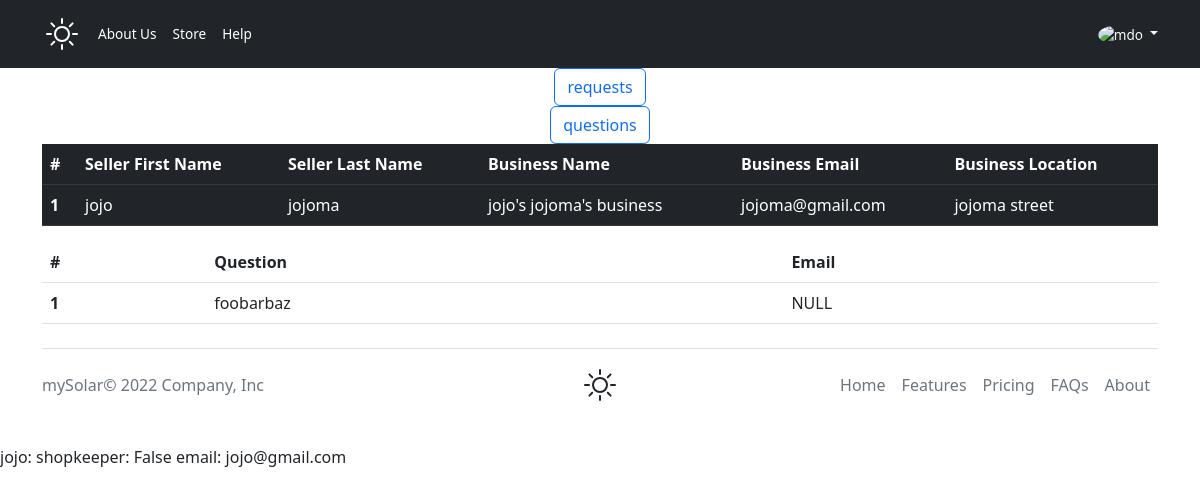
The app's page /requestsAndQuestions (signed in) with its own data.
### mySolarApp/models.py (models this page shows)
class sellerRequests(models.Model):
    sellerAcc = models.OneToOneField(User, on_delete=models.CASCADE)
    sellerFName = models.CharField(max_length=24, blank=False)
    sellerLName = models.CharField(max_length=24, blank=False)
    businessEmail = models.EmailField(blank=False)
    businessContact = models.CharField(max_length=15, blank=False)
    name = models.CharField(max_length=64, unique=True, blank=False)
    location = models.CharField(max_length=128, blank=False)
    bio = models.CharField(max_length=1000, blank=False)
    identification = models.CharField(max_length=13, unique=True, blank=False)

class userQuestions(models.Model):
    email = models.EmailField(blank=True)
    question = models.CharField(max_length=1000, blank=False, unique=True)
    is_FAQ = models.BooleanField(default=False)

class User(AbstractUser):
    beSellerFormSubmitted = models.BooleanField(default=False)
    contact_info = models.CharField(max_length=15, blank=True)
    is_shopkeeper = models.BooleanField(default=False)
    def __str__(self):
        return f'{self.username}: shopkeeper: {self.is_shopkeeper} email: {self.email}'

### mySolarApp/views.py (the view)
# urls.py: path("requestsAndQuestions", requestsAndQuestions, name="requests"),
@login_required
def requestsAndQuestions(request):
    if request.user.is_staff == False or request.user.is_superuser == False:
        return render(request, "mySolar/fail.html", {'message': "You are not permitted here."})
    else:
        requests = sellerRequests.objects.all()
        QUESTIONS = userQuestions.objects.all()
        return render(request, "mySolar/requestsAndQuestions.html", {"requests": requests, "questions": QUESTIONS})

### mySolarApp/templates/mySolar/requestsAndQuestions.html (shortened to what this page needs)
{% extends 'mySolar/layout.html' %}
{% block body %}
<div>
    <button class="btn btn-outline-primary d-block mx-auto text-center d-inline">requests</button>
    <button class="btn btn-outline-primary d-block mx-auto text-center d-inline">questions</button>
</div>
<div class="requests">
    <table class="table table-hover table-dark">
        <thead>
            <tr>
                <th scope="col">#</th>
                <th scope="col">Seller First Name</th>
                <th scope="col">Seller Last Name</th>
                <th scope="col">Business Name</th>
                <th scope="col">Business Email</th>
                <th scope="col">Business Location</th>
            </tr>
        </thead>
        <tbody>
            {% for seller in requests %}
            <tr>
                <th scope="row">{{ seller.pk }}</th>
                <td>{{seller.sellerFName}}</td>
                <td>{{seller.sellerLName}}</td>
                <td>{{seller.name}}</td>
                <td>{{seller.businessEmail}}</td>
                <td>{{seller.location}}</td>
            </tr>
            {% endfor %}
        </tbody>
    </table>
</div>
<div class="questions">
    <table class="table table-hover">
        <thead>
            <tr>
                <th scope="col">#</th>
                <th scope="col">Question</th>
                <th scope="col">Email</th>
            </tr>
        </thead>
        <tbody>
            {% for question in questions %}
            <tr>
                <th scope="row">{{ question.pk }}</th>
                <td>{{question.question}}</td>
                {% if question.email == '' %}
                <td>NULL</td>
                {% else %}
                <td>{{question.email}}</td>
                {% endif %}
            </tr>
            {% endfor %}
        </tbody>
    </table>
</div>
{% endblock %}

### mySolarApp/templates/mySolar/layout.html (shortened to what this page needs)
<!DOCTYPE html>
<html>
<head>
  {% load static %}
  <link href="https://cdn.jsdelivr.net/npm/bootstrap@5.2.0-beta1/dist/css/bootstrap.min.css" rel="stylesheet"
 />
  <link rel="stylesheet" href="{% static 'mySolar/index.css' %}" />
</head>
<body>
  {% if request.user.is_authenticated == False %}
  <header id="UNAUTHORIZED" class="p-3 bg-dark text-white">
    <div class="container text-small">
      <div class="d-flex flex-wrap align-items-center justify-content-center justify-content-lg-start">
        <a href="/" class="d-flex align-items-center mb-2 mb-lg-0 text-white text-decoration-none">
          <svg xmlns="http://www.w3.org/2000/svg" class="bi me-2" width="40" height="32" role="img" aria-label="mySolar"
            fill="currentColor" class="bi bi-brightness-high" viewBox="0 0 16 16">
            <path
              d="M8 11a3 3 0 1 1 0-6 3 3 0 0 1 0 6zm0 1a4 4 0 1 0 0-8 4 4 0 0 0 0 8zM8 0a.5.5 0 0 1 .5.5v2a.5.5 0 0 1-1 0v-2A.5.5 0 0 1 8 0zm0 13a.5.5 0 0 1 .5.5v2a.5.5 0 0 1-1 0v-2A.5.5 0 0 1 8 13zm8-5a.5.5 0 0 1-.5.5h-2a.5.5 0 0 1 0-1h2a.5.5 0 0 1 .5.5zM3 8a.5.5 0 0 1-.5.5h-2a.5.5 0 0 1 0-1h2A.5.5 0 0 1 3 8zm10.657-5.657a.5.5 0 0 1 0 .707l-1.414 1.415a.5.5 0 1 1-.707-.708l1.414-1.414a.5.5 0 0 1 .707 0zm-9.193 9.193a.5.5 0 0 1 0 .707L3.05 13.657a.5.5 0 0 1-.707-.707l1.414-1.414a.5.5 0 0 1 .707 0zm9.193 2.121a.5.5 0 0 1-.707 0l-1.414-1.414a.5.5 0 0 1 .707-.707l1.414 1.414a.5.5 0 0 1 0 .707zM4.464 4.465a.5.5 0 0 1-.707 0L2.343 3.05a.5.5 0 1 1 .707-.707l1.414 1.414a.5.5 0 0 1 0 .708z" />
          </svg>
        </a>
        <ul class="nav col-12 col-lg-auto me-lg-auto mb-2 justify-content-center mb-md-0">
          <li>
            <a href="{% url 'about' %}" class="nav-link px-2 text-white">About Us</a>
          </li>
          <li>
            <a href="{% url 'shop' %}" class="nav-link px-2 text-white">Store</a>
          </li>
          <li>
            <a href="{% url 'help' %}" class="nav-link px-2 text-white">Help</a>
          </li>
          <li><a href="#" class="nav-link px-2 text-white">Cart</a></li>
        </ul>
        <div class="text-end">
          <a href="{% url 'login' %}"><button type="button" class="btn btn-outline-light me-2">
              Login
            </button></a>
          <a href="{% url 'register' %}"><button type="button" class="btn btn-warning">Sign-up</button></a>
        </div>
      </div>
    </div>
  </header>
  {% elif request.user.is_shopkeeper == False %}
  <header id="AUTHORIZED_BUYER" class="p-3 bg-dark text-white">
    <div class="container text-small">
      <div class="d-flex flex-wrap align-items-center justify-content-center justify-content-lg-start">
        <a href="/" class="d-flex align-items-center mb-2 mb-lg-0 text-white text-decoration-none">
        </a>
        <ul class="nav col-12 col-lg-auto me-lg-auto mb-2 justify-content-center mb-md-0">
          <li>
            <a href="{% url 'about' %}" class="nav-link px-2 text-white">About Us</a>
          </li>
          <li>
            <a href="{% url 'shop' %}" class="nav-link px-2 text-white">Store</a>
          </li>
          <li>
            <a href="{% url 'help' %}" class="nav-link px-2 text-white">Help</a>
          </li>
        </ul>
        <div class="dropdown text-end">
          <a href="#" class="d-block link-light text-decoration-none dropdown-toggle" id="dropdownUser1"
            data-bs-toggle="dropdown" aria-expanded="false">
            <img src="https://github.com/mdo.png" alt="mdo" width="32" height="32" class="rounded-circle" />
          </a>
        </div>
      </div>
    </div>
  </header>
  {% endif %}
  <main class="container">{% block body %} {% endblock %}</main>
</body>
<div class="container">
  <footer class="d-flex flex-wrap justify-content-between align-items-center py-3 my-4 border-top">
    <p class="col-md-4 mb-0 text-muted">mySolar© 2022 Company, Inc</p>
    <a href="/"
      class="col-md-4 d-flex align-items-center justify-content-center mb-3 mb-md-0 me-md-auto link-dark text-decoration-none">
    </a>
    <ul class="nav col-md-4 justify-content-end">
      <li class="nav-item">
        <a href="/" class="nav-link px-2 text-muted">Home</a>
      </li>
      <li class="nav-item">
        <a href="#" class="nav-link px-2 text-muted">Features</a>
      </li>
      <li class="nav-item">
        <a href="#" class="nav-link px-2 text-muted">Pricing</a>
      </li>
      <li class="nav-item">
        <a href="{% url 'help' %}" class="nav-link px-2 text-muted">FAQs</a>
      </li>
      <li class="nav-item">
        <a href="{% url 'about' %}" class="nav-link px-2 text-muted">About</a>
      </li>
    </ul>
  </footer>
</div>
{{ request.user }}
</html>

### mySolarApp/static/mySolar/index.css (style rules this page uses)
* { box-sizing: border-box; }
.text-small { font-size: 85%; }
.dropdown-toggle { outline: 0; }

### records on screen
sellerRequests: pk "1", sellerFName "jojo", sellerLName "jojoma", name "jojo's jojoma's business", businessEmail "jojoma@gmail.com", location "jojoma street"
userQuestions: pk "1", question "foobarbaz", email "NULL"
User: user "jojo: shopkeeper: False email: jojo@gmail.com"
